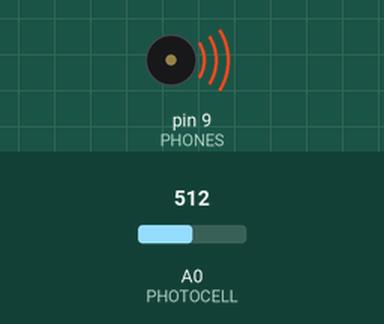
A sketch run on a simulated Arduino Uno, built with avr-gcc and run on an emulated ATmega328P. On the bench: buzzer (waves = sounding). Inputs (shaded band) come from the test bench; at power-on: A0 (PHOTOCELL) = 512.

Above: at 0.1 s.
Timing chart, 0 to 6.6 s (numbered marks = the images above):
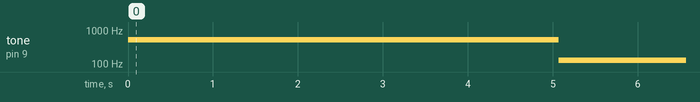

The sketch:

photo_theramin.ino
```cpp
// Optical Theramin

// Pin Definitions
#define PHONES 9 // Headphones connected to digital pin 9
#define PHOTOCELL 0 // Photocell analog in pin 0

// Variable definitions
long val = 0; // Raw value from photocell
long max_read = 0; // Maximum value from calibation phase
long min_read = 1000; // Minimum value from calibration phase
double f = 0; // Frequency of sound
double norm_f = 0; // Normalized frequency
double log_f = 0; // Logarithm of normalized frequency
int i_log_f = 0; // Rounded logarithm
int i = 0; // Loop dummy variable
double factor = 0; // Scaling factor for calibration
double shift = 0; // Shift for calibration
long max_freq = 1048; // Maximum desired frequency after calibration
long min_freq = 131; // Minimum desired frequency after calibration

// Magic numbers that make the intervals sound pleasing
double gap = 1.148698355; // Ratio of consecutive notes (pentatonic)
                          // It's the 5th root of 2
// double gap = 1.059463094; // Ratio of consecutive notes (chromatic)
                          // It's the 12th root of 2

void setup() {
  pinMode(PHONES, OUTPUT); // Sets the digital pin as output

  // Calibration loop to determine a reasonable range of light
  // levels (min_read to max_read) and map that to frequencies
  // between min_freq and max_freq
  for (i=0; i<500; i++) {
    val = analogRead(PHOTOCELL);  // Read photocell
    tone(PHONES, val); // Play the raw tone to guide calibration
    if (val > max_read) { // As the values climb, store the largest
      max_read = val;
    }
    if (val < min_read) {
      min_read = val;
    }
    delay(10); // Reasonable delay
  }

  // Now we use the calibration to calculate scale and shift
  // parameters.
  factor = (double)(max_freq - min_freq) / (double) (max_read - min_read); // Scale parameter

  // It's like slope

  shift = factor * min_read - min_freq; // Shift parameter; it's like an offset
}

void loop() {
  val = analogRead(PHOTOCELL); // Read the photocell
  /*
   * This linearly maps the frequency to a value between
   * min_freq and max_freq according to the calibration
   * result.
   */
  f = factor * val - shift;

  norm_f = f / (double)min_freq; // Dividing an exponential function by the min value
  log_f = log(norm_f) / log(gap); // Allows us to take the log (base gap) and the result
  i_log_f = round(log_f); // is the number of notes above the lowest, once we round it.
  f = min_freq * pow(gap, i_log_f); // We better "unlog" it.

  tone(PHONES, f); // This produces the tone signal.
}
```

Measured:
- by itself, tone on pin 9 (PHONES): silent → 512 Hz at 0.00 s, → 131 Hz 5.1 s later
